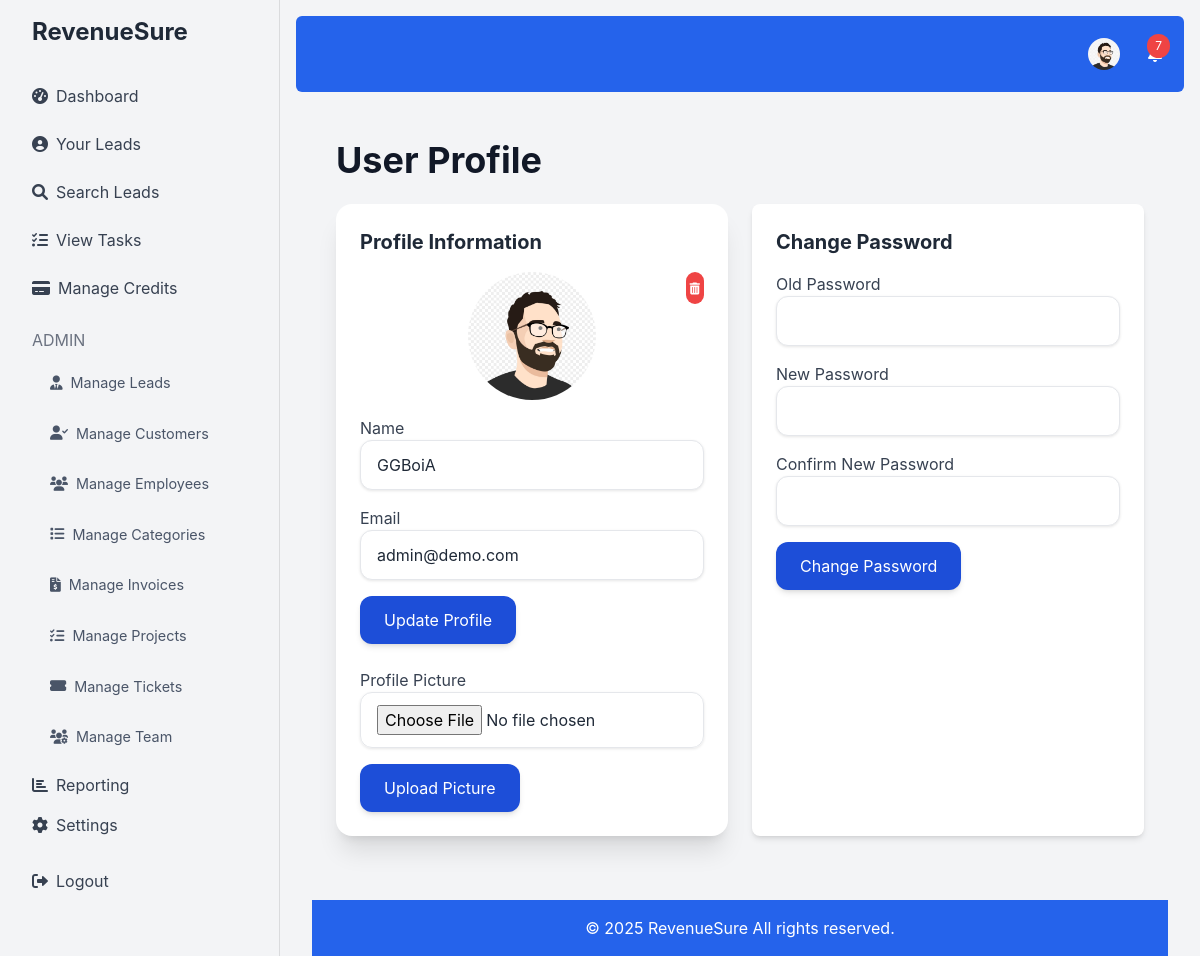
The app's page /profile.php (signed in) with its own data.
### tables this page shows
CREATE TABLE `users` (
  `id` int(11) NOT NULL,
  `username` varchar(50) NOT NULL,
  `email` varchar(100) NOT NULL,
  `password` varchar(255) NOT NULL,
  `credits` int(11) DEFAULT 0,
  `created_at` timestamp NOT NULL DEFAULT current_timestamp(),
  `role` enum('admin','user') DEFAULT 'user',
  `profile_picture` varchar(255) DEFAULT NULL,
  `role_id` int(11) DEFAULT NULL,
  `department_id` int(11) DEFAULT NULL
);

### profile.php (the view, shortened to what this page needs)
<?php
require 'db.php';
$user_id = $_SESSION['user_id'];
$stmt = $conn->prepare("SELECT username, email, profile_picture FROM users WHERE id = :user_id");
$stmt->bindParam(':user_id', $user_id);
$stmt->execute();
$user = $stmt->fetch(PDO::FETCH_ASSOC);
$username = $user['username'];
$email = $user['email'];
require 'header.php';
?>
<div class="container mx-auto p-6 fade-in">
    <h1 class="text-4xl font-bold text-gray-900 mb-6">User Profile</h1>
    <div class="grid grid-cols-1 md:grid-cols-2 gap-6">
          <div class="bg-white p-6 rounded-2xl shadow-xl fade-in">
            <h2 class="text-xl font-bold text-gray-800 mb-4">Profile Information</h2>
               <div class="mb-4 flex justify-center relative">
                     <?php if($user['profile_picture']): ?>
                          <img src="<?php echo $user['profile_picture']; ?>" alt="Profile Picture" class="rounded-full w-32 h-32 object-cover">
                           <form method="post" action="" class="absolute top-0 right-0">
                                 <button type="submit" name="remove_profile_picture" class="bg-red-500 text-white p-1 rounded-full hover:bg-red-700 transition duration-300">
                                      <i class="fas fa-trash-alt fa-xs"></i>
                                  </button>
                           </form>
                      <?php else: ?>
                         <div class="rounded-full w-32 h-32 bg-gray-200 flex items-center justify-center">
                             <i class="fas fa-user fa-3x text-gray-500"></i>
                         </div>
                      <?php endif; ?>
                </div>
             <form method="POST" action="" class="mb-6">
                    <div class="mb-4">
                       <label for="username" class="block text-gray-700">Name</label>
                        <input type="text" name="username" id="username" class="w-full px-4 py-3 border rounded-xl focus:outline-none focus:ring-2 focus:ring-blue-600" value="<?php echo htmlspecialchars($username); ?>" required>
                   </div>
                  <div class="mb-4">
                      <label for="email" class="block text-gray-700">Email</label>
                       <input type="email" name="email" id="email" class="w-full px-4 py-3 border rounded-xl focus:outline-none focus:ring-2 focus:ring-blue-600" value="<?php echo htmlspecialchars($email); ?>" required>
                   </div>
                    <button type="submit" name="update_profile" class="bg-blue-700 text-white px-6 py-3 rounded-xl hover:bg-blue-900 transition duration-300 shadow-md">Update Profile</button>
         </form>
                  <form method="POST" action="" enctype="multipart/form-data">
                    <div class="mb-4">
                       <label for="profile_picture" class="block text-gray-700">Profile Picture</label>
                       <input type="file" name="profile_picture" id="profile_picture" class="w-full px-4 py-3 border rounded-xl focus:outline-none focus:ring-2 focus:ring-blue-600"
                        onchange="loadFile(event)">
                    </div>
                     <button type="submit" class="bg-blue-700 text-white px-6 py-3 rounded-xl hover:bg-blue-900 transition duration-300 shadow-md">Upload Picture</button>
                 </form>
             </div>
        <div class="bg-white p-6 rounded-lg shadow-md fade-in">
            <h2 class="text-xl font-bold text-gray-800 mb-4">Change Password</h2>
            <form method="POST" action="" class="fade-in">
                <div class="mb-4">
                    <label for="old_password" class="block text-gray-700">Old Password</label>
                    <input type="password" name="old_password" id="old_password" class="w-full px-4 py-3 border rounded-xl focus:outline-none focus:ring-2 focus:ring-blue-600" required>
                </div>
                <div class="mb-4">
                    <label for="new_password" class="block text-gray-700">New Password</label>
                    <input type="password" name="new_password" id="new_password" class="w-full px-4 py-3 border rounded-xl focus:outline-none focus:ring-2 focus:ring-blue-600" required>
                </div>
                <div class="mb-4">
                    <label for="confirm_password" class="block text-gray-700">Confirm New Password</label>
                      <input type="password" name="confirm_password" id="confirm_password" class="w-full px-4 py-3 border rounded-xl focus:outline-none focus:ring-2 focus:ring-blue-600" required>
                 </div>
                  <button type="submit" name="update_password" class="bg-blue-700 text-white px-6 py-3 rounded-xl hover:bg-blue-900 transition duration-300 shadow-md">Change Password</button>
              </form>
        </div>
    </div>
<?php
require 'footer.php';
?>

### header.php (shortened to what this page needs)
<!DOCTYPE html>
<html lang="en">
<head>
    <script src="https://cdn.tailwindcss.com"></script>
    <link href="https://cdnjs.cloudflare.com/ajax/libs/font-awesome/6.0.0-beta3/css/all.min.css" rel="stylesheet">
     <link rel="stylesheet" href="https://cdnjs.cloudflare.com/ajax/libs/animate.css/4.1.1/animate.min.css"/>
</head>
<body class="bg-gray-100">
    <div class="flex h-screen fade-in-up">
        <aside class="bg-gray-100 text-gray-700 w-64 p-4">
            <a href="index.php" class="text-2xl font-bold block mb-6 pl-4 text-gray-800">RevenueSure</a>
            <nav>
                <?php if (isset($_SESSION['user_id'])): ?>
                    <?php
                     function isActive($path) {
                         $current_page = basename($_SERVER['PHP_SELF']);
                         return strpos($current_page, $path) === 0;
                    }
                     function isParentActive($path) {
                         $current_page = basename($_SERVER['PHP_SELF']);
                       return strpos($current_page, $path) !== false;
                      }
                    ?>
                    <a href="dashboard.php" class="menu-item block hover:bg-gray-200 rounded-lg px-4 py-3 <?php echo isActive('dashboard.php') ? 'active' : ''; ?>"><i class="fas fa-tachometer-alt mr-2"></i>Dashboard</a>
                    <a href="your_leads.php" class="menu-item block hover:bg-gray-200 rounded-lg px-4 py-3 <?php echo isActive('your_leads.php') ? 'active' : ''; ?>"><i class="fas fa-user-circle mr-2"></i>Your Leads</a>
                    <a href="search_leads.php" class="menu-item block hover:bg-gray-200 rounded-lg px-4 py-3 <?php echo isActive('search_leads.php') ? 'active' : ''; ?>"><i class="fas fa-search mr-2"></i>Search Leads</a>
                   <a href="view_tasks.php" class="menu-item block hover:bg-gray-200 rounded-lg px-4 py-3 <?php echo isActive('view_tasks.php') ? 'active' : ''; ?>"><i class="fas fa-tasks mr-2"></i>View Tasks</a>
                    <a href="manage_credits.php" class="menu-item block hover:bg-gray-200 rounded-lg px-4 py-3 <?php echo isActive('manage_credits.php') ? 'active' : ''; ?>"><i class="fas fa-credit-card mr-2"></i>Manage Credits</a>
                    <?php if ($_SESSION['role'] === 'admin'): ?>
                        <h6 class="text-gray-500 uppercase mt-4 mb-2 px-4">Admin</h6>
                         <div class="menu-item <?php if (isParentActive('add_lead.php') || isParentActive('leads_list.php') || isParentActive('import_leads.php')) echo 'active'; ?>">
                            <a class="block py-2 px-4 hover:bg-gray-200 rounded-lg flex items-center"><i class="fas fa-user-tie mr-2"></i>Manage Leads</a>
                        </div>
                          <div class="menu-item <?php if (isParentActive('add_customer.php') || isParentActive('manage_customers.php') || isParentActive('view_customer.php')) echo 'active'; ?>">
                            <a class="block py-2 px-4 hover:bg-gray-200 rounded-lg flex items-center"><i class="fas fa-user-check mr-2"></i>Manage Customers</a>
                        </div>
                         <div class="menu-item <?php if (isParentActive('add_employee.php') || isParentActive('manage_employees.php')) echo 'active'; ?>">
                            <a class="block py-2 px-4 hover:bg-gray-200 rounded-lg flex items-center"><i class="fas fa-users mr-2"></i>Manage Employees</a>
                        </div>
                          <div class="menu-item <?php if (isParentActive('manage_categories.php') || isParentActive('add_category.php')) echo 'active'; ?>">
                            <a class="block py-2 px-4 hover:bg-gray-200 rounded-lg flex items-center"><i class="fas fa-list mr-2"></i>Manage Categories</a>
                        </div>
                           <div class="menu-item <?php if (isParentActive('manage_invoices.php') || isParentActive('add_invoice.php')) echo 'active'; ?>">
                            <a class="block py-2 px-4 hover:bg-gray-200 rounded-lg flex items-center"><i class="fas fa-file-invoice-dollar mr-2"></i>Manage Invoices</a>
                        </div>
                       <div class="menu-item <?php if (isParentActive('manage_projects.php') || isParentActive('add_project.php') || isParentActive('view_project.php') || isParentActive('manage_project_categories.php')) echo 'active'; ?>">
                            <a class="block py-2 px-4 hover:bg-gray-200 rounded-lg flex items-center"><i class="fas fa-tasks mr-2"></i>Manage Projects</a>
                        </div>
                        <div class="menu-item <?php if (isParentActive('manage_tickets.php') || isParentActive('add_ticket.php') || isParentActive('view_ticket.php')) echo 'active'; ?>">
                            <a class="block py-2 px-4 hover:bg-gray-200 rounded-lg flex items-center"><i class="fas fa-ticket-alt mr-2"></i>Manage Tickets</a>
                        </div>
                       <div class="menu-item <?php if (isParentActive('manage_teams.php') || isParentActive('add_team_member.php') || isParentActive('manage_roles.php') || isParentActive('manage_departments.php')) echo 'active'; ?>">
                            <a class="block py-2 px-4 hover:bg-gray-200 rounded-lg flex items-center"><i class="fas fa-users-cog mr-2"></i>Manage Team</a>
                       </div>
                         <a href="reporting_dashboard.php" class="block py-2 px-4 hover:bg-gray-200 rounded-lg <?php echo isActive('reporting_dashboard.php') ? 'active' : ''; ?>"><i class="fas fa-chart-bar mr-2"></i>Reporting</a>
                         <a href="settings.php" class="block py-2 px-4 hover:bg-gray-200 rounded-lg <?php echo isActive('settings.php') ? 'active' : ''; ?>"><i class="fas fa-cog mr-2"></i>Settings</a>
                    <?php endif; ?>
                     <a href="logout.php" class="block py-2 px-4 hover:bg-gray-200 rounded-lg mt-4"><i class="fas fa-sign-out-alt mr-2"></i>Logout</a>
                <?php else: ?>
                    <a href="login.php" class="block py-2 px-4 hover:bg-gray-200 rounded-lg"><i class="fas fa-sign-in-alt mr-2"></i>Login</a>
                    <a href="register.php" class="block py-2 px-4 hover:bg-gray-200 rounded-lg"><i class="fas fa-user-plus mr-2"></i>Register</a>
                 <?php endif; ?>
             </nav>
        </aside>
        <div class="flex-1 p-4 fade-in">
            <nav class="bg-blue-600 p-4 text-white mb-6 rounded-md">
                <div class="container mx-auto flex justify-end items-center">
                    <?php if (isset($_SESSION['user_id'])): ?>
                       <div class="relative top-nav-button mr-4 hover:bg-white/10 p-1.5 rounded-full transition-colors" >
                            <button id="profileButton" class="relative flex items-center">
                                <?php
                                $stmt = $conn->prepare("SELECT profile_picture FROM users WHERE id = :user_id");
                                $stmt->bindParam(':user_id', $_SESSION['user_id']);
                                $stmt->execute();
                                $user = $stmt->fetch(PDO::FETCH_ASSOC);
                                $profile_picture = $user['profile_picture'];
                                if ($profile_picture) : ?>
                                    <img src="<?php echo $profile_picture; ?>" alt="Profile Picture" class="rounded-full w-8 h-8 object-cover">
                                <?php else : ?>
                                    <i class="fas fa-user-circle fa-lg"></i>
                                <?php endif; ?>
                            </button>
                         </div>
                         <div class="relative top-nav-button hover:bg-white/10 p-1.5 rounded-full transition-colors">
                            <button id="notificationButton" class="hover:underline relative">
                                <?php
                                $stmt = $conn->prepare("SELECT COUNT(*) as unread FROM notifications WHERE user_id = :user_id AND is_read = 0");
                                $stmt->bindParam(':user_id', $_SESSION['user_id']);
                                $stmt->execute();
                                $unread = $stmt->fetch(PDO::FETCH_ASSOC)['unread'];
                                if ($unread > 0) : ?>
                                    <span class="bg-red-500 text-white text-xs px-2 py-1 rounded-full absolute -top-2 -right-2"><?php echo $unread; ?></span>
                                <?php endif; ?>
                            </button>
                        </div>
                   <?php endif; ?>
                </div>
            </nav>
             <div class="container mx-auto px-4">

### header.php (style rules this page uses)
:root { --primary-color: #007aff; --secondary-color: #4cd964; --background-light: #f9fafb; --background-dark: #1f2937; --error-color: #ff3b30; --nav-item-height: 48px; }
body { font-family: -apple-system, BlinkMacSystemFont, 'Segoe UI', Roboto, Oxygen, Ubuntu, Cantarell, 'Open Sans', 'Helvetica Neue', sans-serif; background-color: var(--background-light); color: #1f2937; }
aside { min-width: 280px; transition: all 0.3s ease-in-out; border-right: 1px solid rgba(0,0,0,0.1); background: #e2e8f0 }
aside nav { display: flex; flex-direction: column; justify-content: flex-start; }
.menu-item a { display: flex; align-items: center; padding: 12px 20px; margin: 0 10px; transition: color 0.2s ease, background-color 0.2s ease, border-left-color 0.2s ease; border-left: 4px solid transparent; color: #4a5568; font-size: 0.9rem; }
.fade-in-up { animation: fadeInUp 0.3s ease-in-out; }
.fade-in { animation: fadeIn 0.3s ease-in-out; }
button { transition: background-color 0.3s ease, color 0.3s ease, transform 0.1s ease; }
.bg-white { transition: all 0.3s ease-in-out; box-shadow: 0 2px 5px rgba(0,0,0,0.1); }
input,select, textarea { transition: all 0.3s ease-in-out; box-shadow: 0 1px 3px rgba(0,0,0,0.1); border-radius: 8px; }
.top-nav-button { transition: all 0.3s ease-in-out; }

### records on screen
users: profile_picture (picture), username "GGBoiA", email "admin@demo.com"

### other values on screen
$unread "7"
